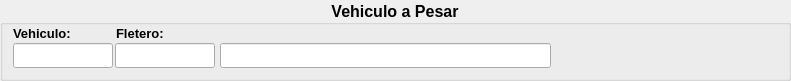
   <widget class="QGroupBox" name="grp_vehiculo">
    <property name="geometry">
     <rect>
      <x>6</x>
      <y>6</y>
      <width>791</width>
      <height>81</height>
     </rect>
    </property>
    <property name="font">
     <font>
      <family>Tahoma</family>
      <pointsize>12</pointsize>
      <weight>75</weight>
      <bold>true</bold>
     </font>
    </property>
    <property name="title">
     <string>   Vehiculo a Pesar   </string>
    </property>
    <property name="alignment">
     <set>Qt::AlignCenter</set>
    </property>
    <property name="flat">
     <bool>false</bool>
    </property>
    <widget class="QLabel" name="label">
     <property name="geometry">
      <rect>
       <x>13</x>
       <y>25</y>
       <width>81</width>
       <height>16</height>
      </rect>
     </property>
     <property name="font">
      <font>
       <family>Tahoma</family>
       <pointsize>10</pointsize>
       <weight>75</weight>
       <bold>true</bold>
      </font>
     </property>
     <property name="text">
      <string>Vehiculo:</string>
     </property>
    </widget>
    <widget class="QLabel" name="label_2">
     <property name="geometry">
      <rect>
       <x>116</x>
       <y>25</y>
       <width>81</width>
       <height>16</height>
      </rect>
     </property>
     <property name="font">
      <font>
       <family>Tahoma</family>
       <pointsize>10</pointsize>
       <weight>75</weight>
       <bold>true</bold>
      </font>
     </property>
     <property name="text">
      <string>Fletero:</string>
     </property>
    </widget>
    <widget class="QLineEdit" name="vehiculo">
     <property name="geometry">
      <rect>
       <x>13</x>
       <y>43</y>
       <width>100</width>
       <height>25</height>
      </rect>
     </property>
     <property name="toolTip">
      <string>Código de Vehiculo</string>
     </property>
     <property name="autoFillBackground">
      <bool>false</bool>
     </property>
     <property name="text">
      <string/>
     </property>
     <property name="alignment">
      <set>Qt::AlignRight|Qt::AlignTrailing|Qt::AlignVCenter</set>
     </property>
    </widget>
    <widget class="QLineEdit" name="desc_fletero">
     <property name="geometry">
      <rect>
       <x>220</x>
       <y>43</y>
       <width>331</width>
       <height>25</height>
      </rect>
     </property>
     <property name="font">
      <font>
       <family>Tahoma</family>
       <pointsize>12</pointsize>
       <weight>50</weight>
       <bold>false</bold>
      </font>
     </property>
     <property name="autoFillBackground">
      <bool>false</bool>
     </property>
     <property name="locale">
      <locale language="Spanish" country="LatinAmerica"/>
     </property>
     <property name="text">
      <string/>
     </property>
     <property name="alignment">
      <set>Qt::AlignLeading|Qt::AlignLeft|Qt::AlignVCenter</set>
     </property>
     <property name="readOnly">
      <bool>true</bool>
     </property>
    </widget>
    <widget class="QLineEdit" name="fletero">
     <property name="geometry">
      <rect>
       <x>115</x>
       <y>43</y>
       <width>100</width>
       <height>25</height>
      </rect>
     </property>
     <property name="font">
      <font>
       <family>Tahoma</family>
       <pointsize>12</pointsize>
       <weight>50</weight>
       <bold>false</bold>
      </font>
     </property>
     <property name="autoFillBackground">
      <bool>false</bool>
     </property>
     <property name="text">
      <string/>
     </property>
     <property name="alignment">
      <set>Qt::AlignRight|Qt::AlignTrailing|Qt::AlignVCenter</set>
     </property>
     <property name="readOnly">
      <bool>true</bool>
     </property>
    </widget>
    <zorder>vehiculo</zorder>
    <zorder>label</zorder>
    <zorder>label_2</zorder>
    <zorder>desc_fletero</zorder>
    <zorder>fletero</zorder>
   </widget>
